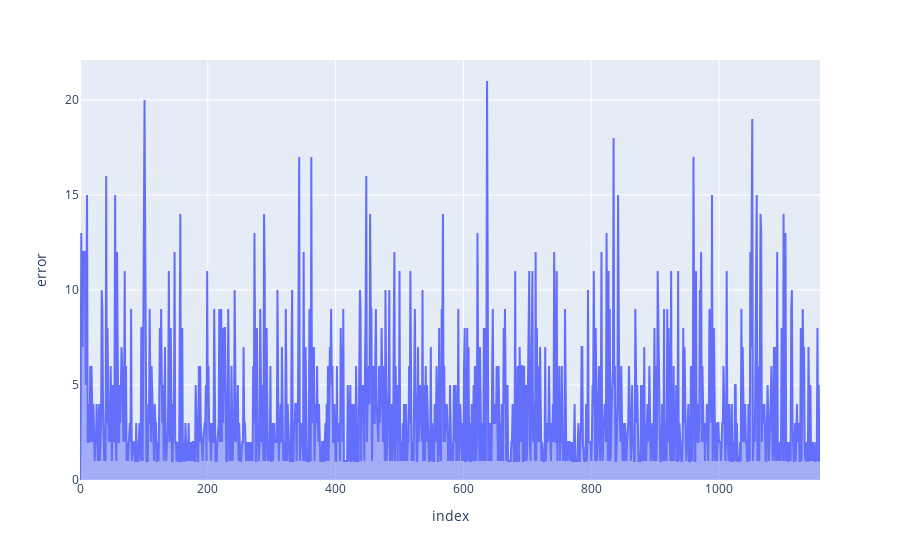

This figure's notebook cell:
### Code cell
error_int = pd.DataFrame.from_dict(
    {
        'error': np.where(s)[0]
    }
)


fig = px.area(error_int.diff(), y='error')
fig.show()

### Figure 1 — Plotly figure (JSON) as saved in the notebook; plotly's stock layout.template omitted (floating-point values rounded to 4 significant figures; data arrays with more than 128 entries replaced by an {"elided": "..."} marker saying what was removed)
{"data": [{"fillpattern": {"shape": ""}, "hovertemplate": "index=%{x}<br>error=%{y}<extra></extra>", "legendgroup": "", "line": {"color": "#636efa"}, "marker": {"symbol": "circle"}, "mode": "lines", "name": "", "orientation": "v", "showlegend": false, "stackgroup": "1", "type": "scatter", "x": {"elided": "1159 int values"}, "xaxis": "x", "y": {"elided": "1159 int values"}, "yaxis": "y"}], "layout": {"legend": {"tracegroupgap": 0}, "margin": {"t": 60}, "xaxis": {"anchor": "y", "domain": [0, 1], "title": {"text": "index"}}, "yaxis": {"anchor": "x", "domain": [0, 1], "title": {"text": "error"}}}}
